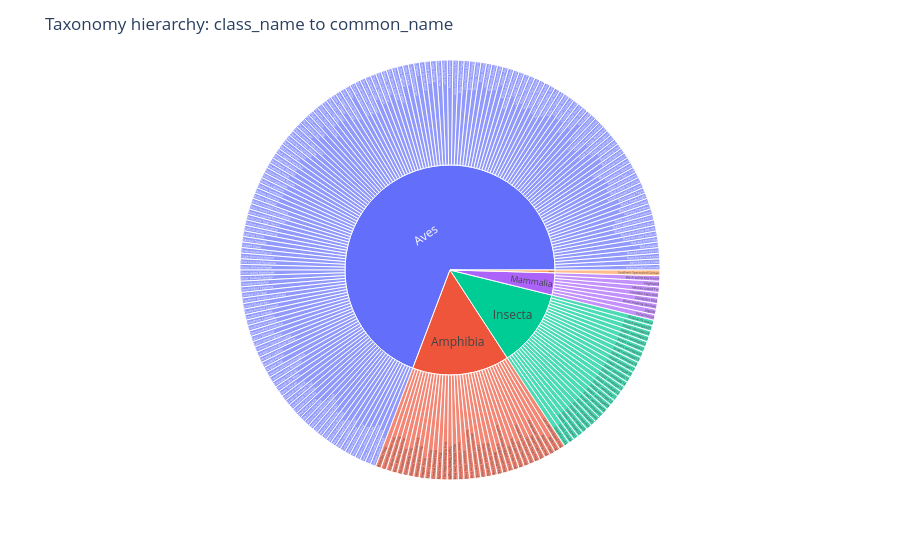

Notebook code cell kept with this figure:
### Markdown cell above
### 3. Taxonomy

### Code cell
fig = px.sunburst(
    taxonomy,
    path=["class_name", "common_name"],  # hierarchy
    values=None  # counts automatically
)

fig.update_layout(title="Taxonomy hierarchy: class_name to common_name")
fig.show()

### Figure 1 — Plotly figure (JSON) as saved in the notebook; plotly's stock layout.template omitted (floating-point values rounded to 4 significant figures; data arrays with more than 128 entries replaced by an {"elided": "..."} marker saying what was removed)
{"data": [{"branchvalues": "total", "domain": {"x": [0, 1], "y": [0, 1]}, "hovertemplate": "labels=%{label}<br>count=%{value}<br>parent=%{parent}<br>id=%{id}<extra></extra>", "ids": {"elided": "239 str values"}, "labels": {"elided": "239 str values"}, "name": "", "parents": {"elided": "239 str values"}, "type": "sunburst", "values": {"elided": "239 int values"}}], "layout": {"legend": {"tracegroupgap": 0}, "margin": {"t": 60}, "title": {"text": "Taxonomy hierarchy: class_name to common_name"}}}
